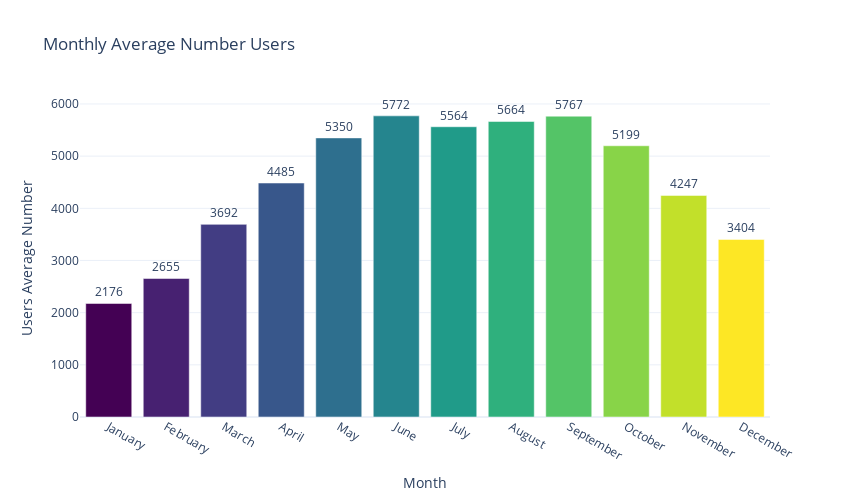

This figure's notebook cell:
### Code cell
# Mapping bulan ke angka (untuk gradasi warna)
month_mapping = {
    'January': 1, 'February': 2, 'March': 3, 'April': 4,
    'May': 5, 'June': 6, 'July': 7, 'August': 8,
    'September': 9, 'October': 10, 'November': 11, 'December': 12
}

# Tambahkan kolom numerik untuk bulan
monthly_usage['month_num'] = monthly_usage['month'].map(month_mapping).astype(int)

# Ubah kolom 'month' jadi kategorikal berurutan
month_order = list(month_mapping.keys())
monthly_usage['month'] = pd.Categorical(monthly_usage['month'], categories=month_order, ordered=True)

# Urutkan DataFrame berdasarkan urutan bulan
monthly_usage = monthly_usage.sort_values('month')

# Plot dengan gradasi Viridis
fig = px.bar(
    monthly_usage,
    x='month',
    y='total_user',
    text='total_user',
    color='month_num',  # Gradasi warna berdasarkan urutan bulan
    labels={'month': 'Month', 'total_user': 'Users Average Number'},
    title='Monthly Average Number Users',
    color_continuous_scale='Viridis'
)

fig.update_layout(
    template='plotly_white',
    width=850,
    height=500,
    coloraxis_showscale=False  # Sembunyikan legend gradasi (optional)
)

fig.update_traces(
    texttemplate='%{text:.0f}',
    textposition='outside',
    hovertemplate='Month: %{x}<br>User: %{y:.0f}'
)

fig.show()

### Figure 1 — Plotly figure (JSON) as saved in the notebook; plotly's stock layout.template omitted (floating-point values rounded to 4 significant figures)
{"data": [{"hovertemplate": "Month: %{x}<br>User: %{y:.0f}", "legendgroup": "", "marker": {"color": [1, 2, 3, 4, 5, 6, 7, 8, 9, 10, 11, 12], "coloraxis": "coloraxis", "pattern": {"shape": ""}}, "name": "", "orientation": "v", "showlegend": false, "text": [2176.0, 2655.0, 3692.0, 4485.0, 5350.0, 5772.0, 5564.0, 5664.0, 5767.0, 5199.0, 4247.0, 3404.0], "textposition": "outside", "texttemplate": "%{text:.0f}", "type": "bar", "x": ["January", "February", "March", "April", "May", "June", "July", "August", "September", "October", "November", "December"], "xaxis": "x", "y": [2176.0, 2655.0, 3692.0, 4485.0, 5350.0, 5772.0, 5564.0, 5664.0, 5767.0, 5199.0, 4247.0, 3404.0], "yaxis": "y"}], "layout": {"barmode": "relative", "coloraxis": {"colorbar": {"title": {"text": "month_num"}}, "colorscale": [[0, "#440154"], [0.1111, "#482878"], [0.2222, "#3e4989"], [0.3333, "#31688e"], [0.4444, "#26828e"], [0.5556, "#1f9e89"], [0.6667, "#35b779"], [0.7778, "#6ece58"], [0.8889, "#b5de2b"], [1, "#fde725"]], "showscale": false}, "height": 500, "legend": {"tracegroupgap": 0}, "title": {"text": "Monthly Average Number Users"}, "width": 850, "xaxis": {"anchor": "y", "domain": [0, 1], "title": {"text": "Month"}}, "yaxis": {"anchor": "x", "domain": [0, 1], "title": {"text": "Users Average Number"}}}}
